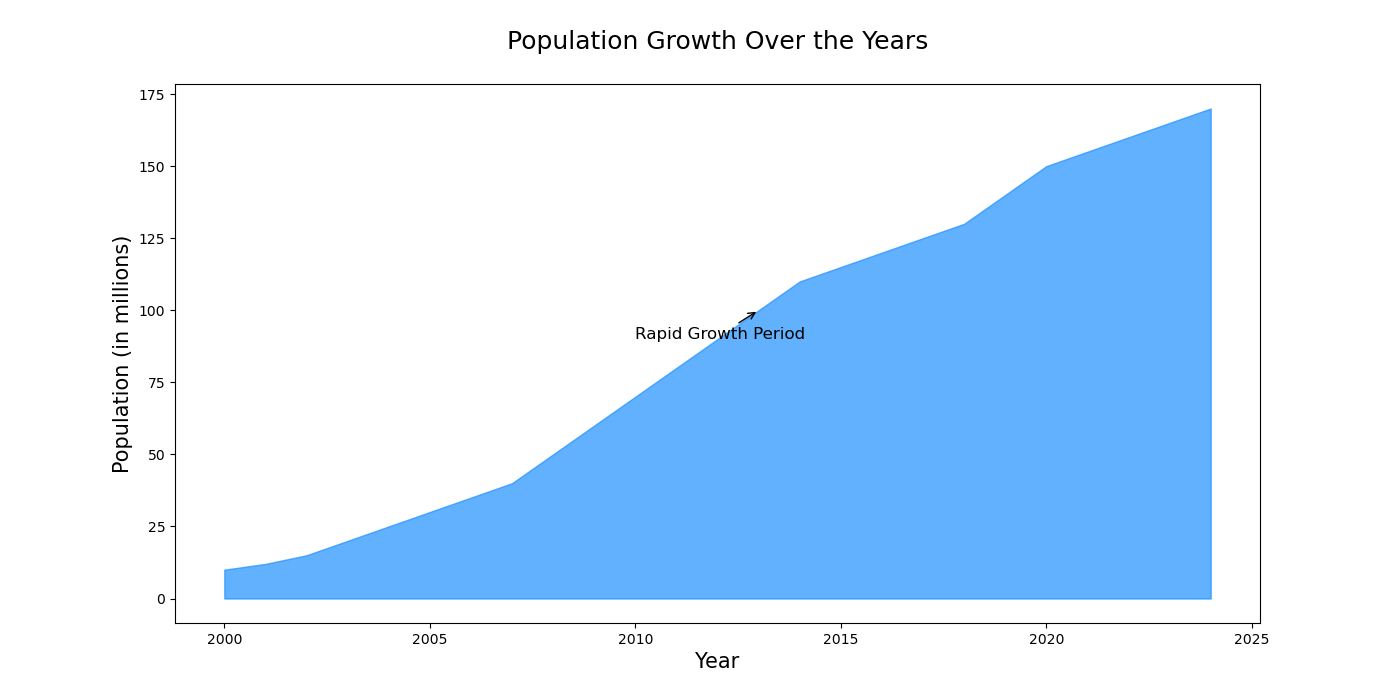

Here is the Python script that generated this plot:

import matplotlib.pyplot as plt

# Data
years = [2000, 2001, 2002, 2003, 2004, 2005, 2006, 2007, 2008, 2009, 
         2010, 2011, 2012, 2013, 2014, 2015, 2016, 2017, 2018, 2019, 
         2020, 2021, 2022, 2023, 2024]
population = [10, 12, 15, 20, 25, 30, 35, 40, 50, 60, 
              70, 80, 90, 100, 110, 115, 120, 125, 130, 140, 
              150, 155, 160, 165, 170]

plt.figure(figsize=(14, 7))

# Area chart
plt.fill_between(years, population, color='#1E90FF', alpha=0.7)

# Headline and labels
plt.title('Population Growth Over the Years', fontsize=18, pad=25)
plt.xlabel('Year', fontsize=15)
plt.ylabel('Population (in millions)', fontsize=15)

# Annotations
plt.annotate('Rapid Growth Period', xy=(2013, 100), xytext=(2010, 90),
             arrowprops=dict(facecolor='black', arrowstyle='->'),
             fontsize=12)

# Show plot
plt.show()
